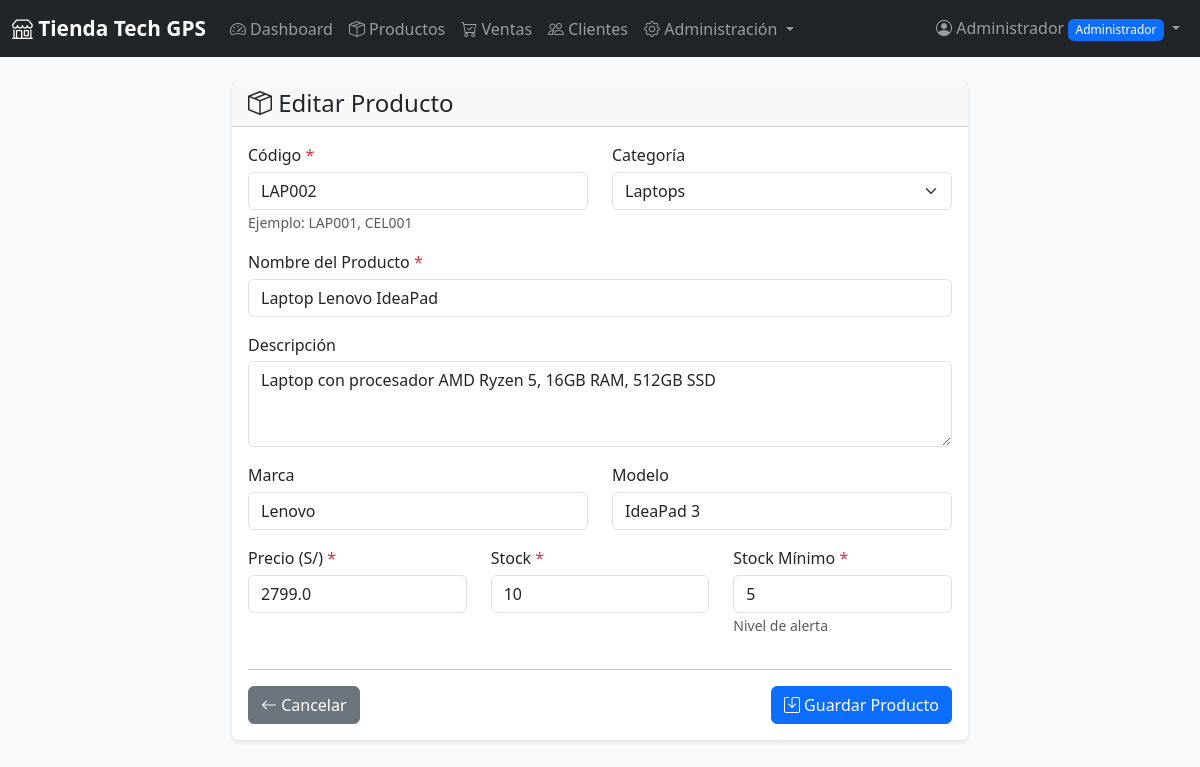
Page /producto/editar/2 (signed in) on the committed database.
### tables this page shows
CREATE TABLE productos (
            id INTEGER PRIMARY KEY AUTOINCREMENT,
            codigo TEXT UNIQUE NOT NULL,
            nombre TEXT NOT NULL,
            descripcion TEXT,
            categoria_id INTEGER,
            marca TEXT,
            modelo TEXT,
            precio REAL NOT NULL,
            stock INTEGER DEFAULT 0,
            stock_minimo INTEGER DEFAULT 5,
            imagen_url TEXT,
            activo INTEGER DEFAULT 1,
            fecha_creacion TIMESTAMP DEFAULT CURRENT_TIMESTAMP,
            FOREIGN KEY (categoria_id) REFERENCES categorias (id)
        );

CREATE TABLE categorias (
            id INTEGER PRIMARY KEY AUTOINCREMENT,
            nombre TEXT UNIQUE NOT NULL,
            descripcion TEXT,
            activo INTEGER DEFAULT 1
        );

### app.py (the view, shortened to what this page needs)
@app.route('/producto/editar/<int:id>', methods=['GET', 'POST'])
@admin_required
def editar_producto(id):
    conn = get_db()
    cursor = conn.cursor()
    cursor.execute('SELECT * FROM productos WHERE id = ?', (id,))
    producto = cursor.fetchone()
    cursor.execute('SELECT * FROM categorias WHERE activo = 1 ORDER BY nombre')
    categorias = cursor.fetchall()
    conn.close()
    return render_template('producto_form.html', producto=producto, categorias=categorias)

### app.py (called while the page is built)
def get_db():
    conn = sqlite3.connect(DATABASE)
    conn.row_factory = sqlite3.Row
    return conn

def admin_required(f):
    @wraps(f)
    def decorated_function(*args, **kwargs):
        if 'user_id' not in session:
            flash('Por favor inicia sesión para acceder', 'warning')
            return redirect(url_for('login'))
        if session.get('rol') != 'administrador':
            flash('No tienes permisos para acceder a esta sección', 'danger')
            return redirect(url_for('dashboard'))
        return f(*args, **kwargs)
    return decorated_function

### templates/producto_form.html (shortened to what this page needs)
{% extends "base.html" %}
{% block content %}
<div class="container">
    <div class="row justify-content-center">
        <div class="col-md-8">
            <div class="card">
                <div class="card-header">
                    <h4 class="mb-0">
                        <i class="bi bi-box-seam"></i>
                        {% if producto %}Editar Producto{% else %}Nuevo Producto{% endif %}
                    </h4>
                </div>
                <div class="card-body">
                    <form method="POST">
                        <div class="row">
                            <div class="col-md-6 mb-3">
                                <label class="form-label">Código <span class="text-danger">*</span></label>
                                <input type="text" class="form-control" name="codigo"
                                       value="{{ producto.codigo if producto else '' }}" required>
                                <small class="text-muted">Ejemplo: LAP001, CEL001</small>
                            </div>
                            <div class="col-md-6 mb-3">
                                <label class="form-label">Categoría</label>
                                <select class="form-select" name="categoria_id">
                                    {% for categoria in categorias %}
                                    <option value="{{ categoria.id }}"
                                            {% if producto and producto.categoria_id == categoria.id %}selected{% endif %}>
                                        {{ categoria.nombre }}
                                    </option>
                                    {% endfor %}
                                </select>
                            </div>
                        </div>
                        <div class="mb-3">
                            <label class="form-label">Nombre del Producto <span class="text-danger">*</span></label>
                            <input type="text" class="form-control" name="nombre"
                                   value="{{ producto.nombre if producto else '' }}" required>
                        </div>
                        <div class="mb-3">
                            <label class="form-label">Descripción</label>
                            <textarea class="form-control" name="descripcion" rows="3">{{ producto.descripcion if producto else '' }}</textarea>
                        </div>
                        <div class="row">
                            <div class="col-md-6 mb-3">
                                <label class="form-label">Marca</label>
                                <input type="text" class="form-control" name="marca"
                                       value="{{ producto.marca if producto else '' }}">
                            </div>
                            <div class="col-md-6 mb-3">
                                <label class="form-label">Modelo</label>
                                <input type="text" class="form-control" name="modelo"
                                       value="{{ producto.modelo if producto else '' }}">
                            </div>
                        </div>
                        <div class="row">
                            <div class="col-md-4 mb-3">
                                <label class="form-label">Precio (S/) <span class="text-danger">*</span></label>
                                <input type="number" step="0.01" class="form-control" name="precio"
                                       value="{{ producto.precio if producto else '0.00' }}" required>
                            </div>
                            <div class="col-md-4 mb-3">
                                <label class="form-label">Stock <span class="text-danger">*</span></label>
                                <input type="number" class="form-control" name="stock"
                                       value="{{ producto.stock if producto else '0' }}" required>
                            </div>
                            <div class="col-md-4 mb-3">
                                <label class="form-label">Stock Mínimo <span class="text-danger">*</span></label>
                                <input type="number" class="form-control" name="stock_minimo"
                                       value="{{ producto.stock_minimo if producto else '5' }}" required>
                                <small class="text-muted">Nivel de alerta</small>
                            </div>
                        </div>
                        <hr>
                        <div class="d-flex justify-content-between">
                            <a href="{{ url_for('productos') }}" class="btn btn-secondary">
                                <i class="bi bi-arrow-left"></i> Cancelar
                            </a>
                            <button type="submit" class="btn btn-primary">
                                <i class="bi bi-save"></i> Guardar Producto
                            </button>
                        </div>
                    </form>
                </div>
            </div>
        </div>
    </div>
</div>
{% endblock %}

### static/css/style.css (style rules this page uses)
body { background-color: #f8f9fa; }
.card { box-shadow: 0 2px 4px rgba(0,0,0,0.1); border: none; margin-bottom: 20px; }
.card-header { font-weight: 600; }
.btn { transition: all 0.3s ease; }
.form-label { font-weight: 500; margin-bottom: 0.3rem; }

### rows in the picture
productos: codigo "LAP002", categoria_id "Laptops", nombre "Laptop Lenovo IdeaPad", descripcion "Laptop con procesador AMD Ryzen 5, 16GB RAM, 512GB SSD", marca "Lenovo", modelo "IdeaPad 3", precio "2799.0", stock "10", stock_minimo "5"

### other values in the picture
{{ session.nombre_completo }} "Administrador"
{{ session.rol|title }} "Administrador"
